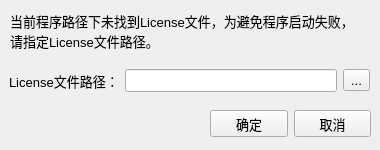
<?xml version="1.0" encoding="UTF-8"?>
<ui version="4.0">
 <class>LicenseSelectForm</class>
 <widget class="QWidget" name="LicenseSelectForm">
  <property name="windowModality">
   <enum>Qt::ApplicationModal</enum>
  </property>
  <property name="geometry">
   <rect>
    <x>0</x>
    <y>0</y>
    <width>380</width>
    <height>150</height>
   </rect>
  </property>
  <property name="minimumSize">
   <size>
    <width>380</width>
    <height>150</height>
   </size>
  </property>
  <property name="maximumSize">
   <size>
    <width>380</width>
    <height>150</height>
   </size>
  </property>
  <property name="font">
   <font>
    <pointsize>10</pointsize>
   </font>
  </property>
  <property name="windowTitle">
   <string>Form</string>
  </property>
  <widget class="QLabel" name="label_2">
   <property name="geometry">
    <rect>
     <x>10</x>
     <y>10</y>
     <width>361</width>
     <height>41</height>
    </rect>
   </property>
   <property name="autoFillBackground">
    <bool>false</bool>
   </property>
   <property name="text">
    <string>当前程序路径下未找到License文件，为避免程序启动失败，
请指定License文件路径。</string>
   </property>
  </widget>
  <widget class="QWidget" name="">
   <property name="geometry">
    <rect>
     <x>9</x>
     <y>60</y>
     <width>361</width>
     <height>41</height>
    </rect>
   </property>
   <layout class="QGridLayout" name="gridLayout">
    <item row="0" column="0">
     <widget class="QLabel" name="label">
      <property name="text">
       <string>License文件路径：</string>
      </property>
     </widget>
    </item>
    <item row="0" column="1">
     <widget class="QLineEdit" name="lineEdit"/>
    </item>
    <item row="0" column="2">
     <widget class="QToolButton" name="toolButton">
      <property name="text">
       <string>...</string>
      </property>
     </widget>
    </item>
   </layout>
  </widget>
  <widget class="QWidget" name="">
   <property name="geometry">
    <rect>
     <x>210</x>
     <y>110</y>
     <width>161</width>
     <height>27</height>
    </rect>
   </property>
   <layout class="QGridLayout" name="gridLayout_2">
    <item row="0" column="0">
     <widget class="QPushButton" name="pushButton_conform">
      <property name="text">
       <string>确定</string>
      </property>
     </widget>
    </item>
    <item row="0" column="1">
     <widget class="QPushButton" name="pushButton_cancel">
      <property name="text">
       <string>取消</string>
      </property>
     </widget>
    </item>
   </layout>
  </widget>
 </widget>
 <resources/>
 <connections/>
</ui>
